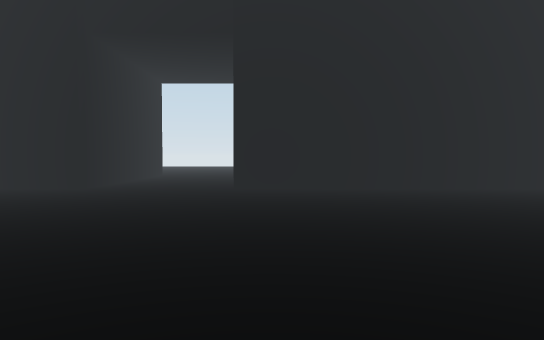
View 1 (above)

18 first-person views from a walk through a scene from a Unity 3-D project. The camera is 1.4 m above the floor, tilts 2° down and sees 70° across. The floor is counted in squares, 2 m on a side. Each view is taken from the middle of a square. On the plan, view 1 faces up. The plan holds only what a view shows up to about 11 squares ahead; the rest is blank. The place goes on beyond the plan.

View 2
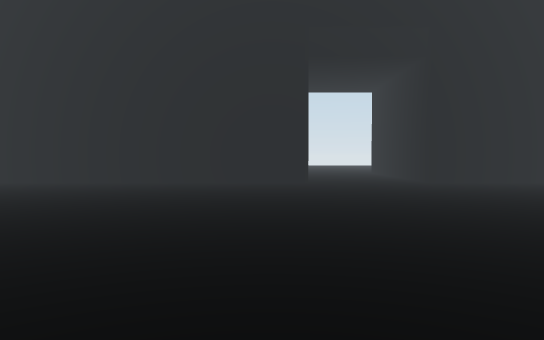

View 3
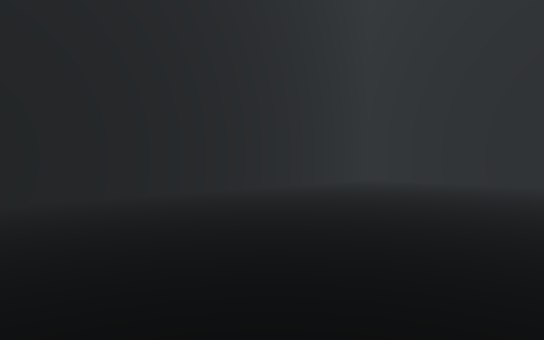

View 4
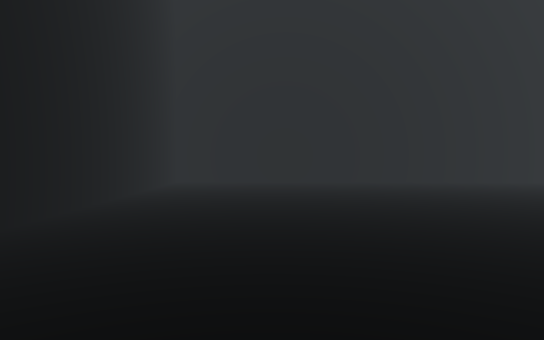

View 5
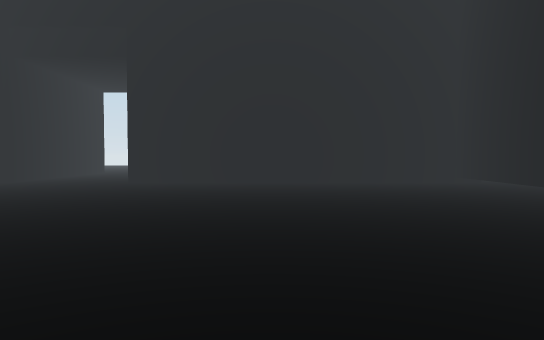

View 6
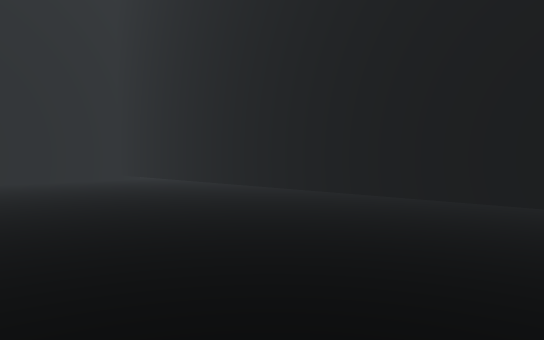

View 7
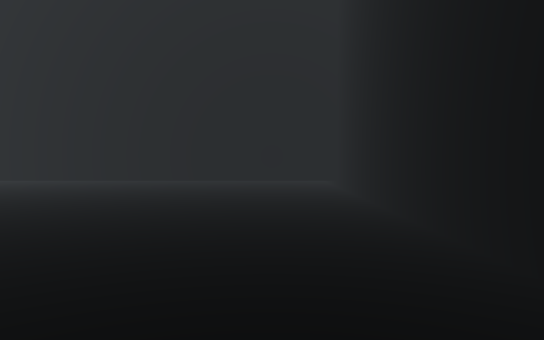

View 8
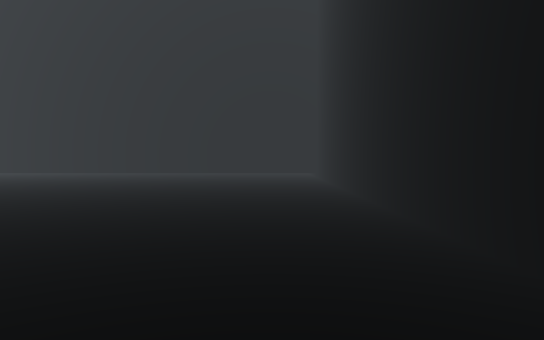

View 9
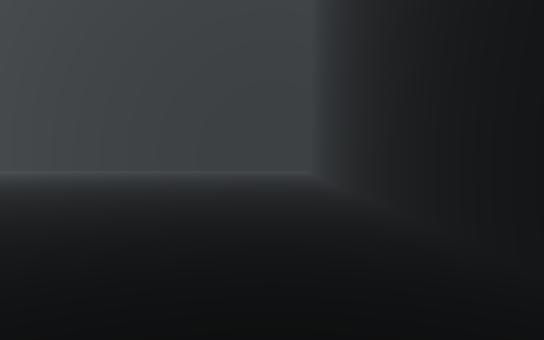

View 10
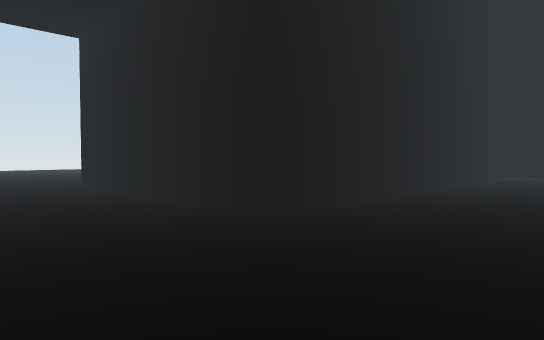

View 11
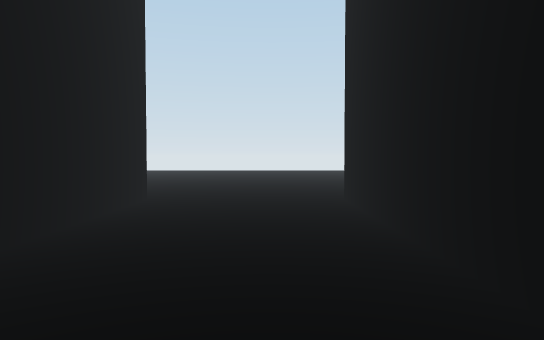

View 12
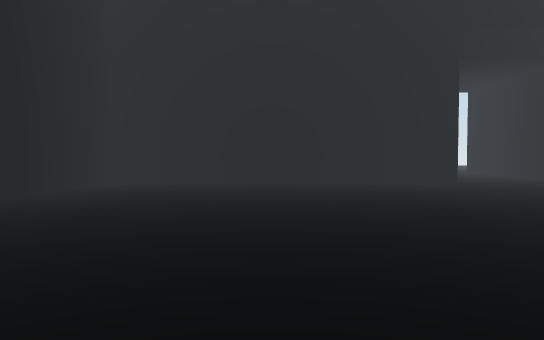

View 13
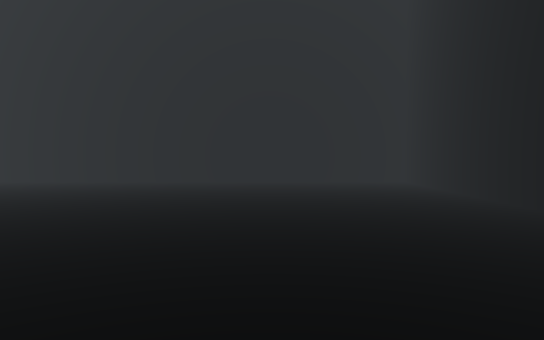

View 14
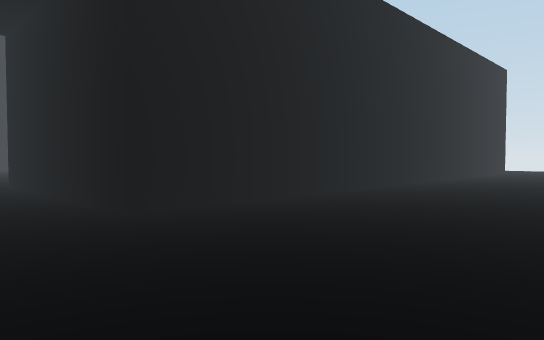

View 15
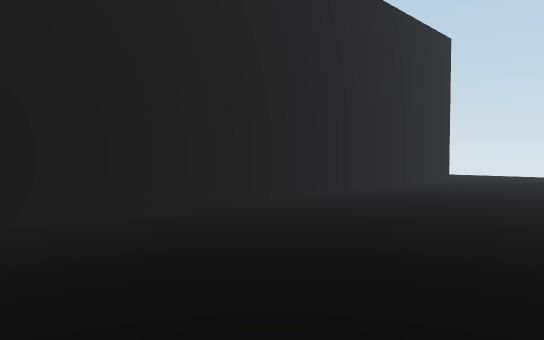

View 16
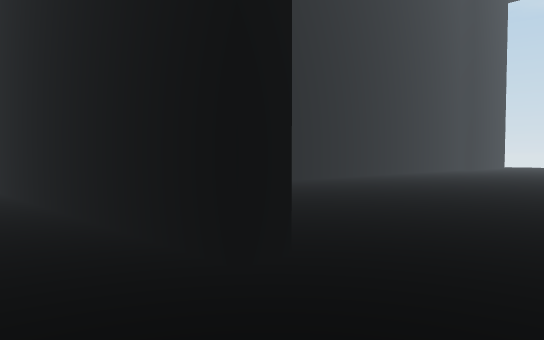

View 17
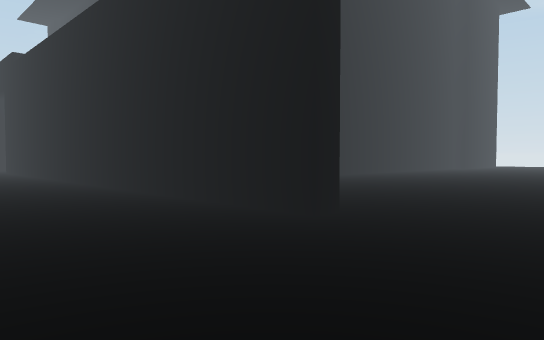

View 18
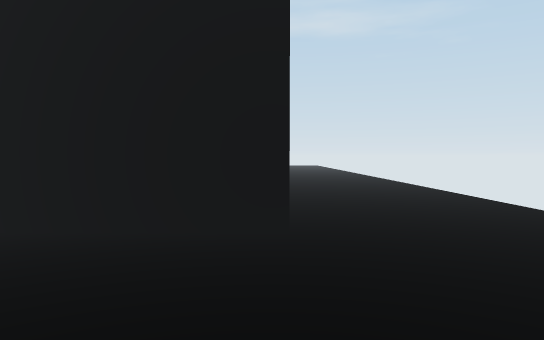

### Floor plan
Points are (right, up) in squares from view 1. A wall is a line through its corners. A room is listed if a view was taken in it or the views show most of it. See-through windows are left out.
Room 1 (views 1, 2, 3, 4, 5, 6, 7, 8, 9, 10, 11, 12, 13)
walls: (-4, 14.5) (-4, 8.3) (-13.2, 8.3) (-13.6, -4.6) (7.9, -4.5) (7.9, 8.4); (8.4, 8.3) (-0.8, 8.3) (-0.8, 14.4)
ways out: opening at (-2, 14) to room 2
Room 2 (views 14, 15, 16, 17, 18)
walls: (-20.2, 14.5) (-4, 14.5)
ways out: opening at (-2, 14) to room 1; opening at (-22, 14.3)

Where each view was taken, in squares from view 1:
view 1: 0 up, 0 right, facing up
view 2: 2 down, 5 left, facing up
view 3: 2 down, 7 left, facing up-left
view 4: 2 down, 3 left, facing left
view 5: 2 down, 3 right, facing up
view 6: 3 down, 3 right, facing up-right
view 7: 3 down, 1 left, facing right
view 8: 3 down, 5 left, facing right
view 9: 3 down, 7 left, facing right
view 10: 5 up, 4 left, facing up-right
view 11: 8 up, 2 left, facing up
view 12: 2 down, 9 left, facing up
view 13: 6 up, 10 left, facing down
view 14: 19 up, 2 left, facing down-left
view 15: 19 up, 8 left, facing down-left
view 16: 16 up, 22 left, facing down-right
view 17: 18 up, 23 left, facing down-right
view 18: 18 up, 20 left, facing down
